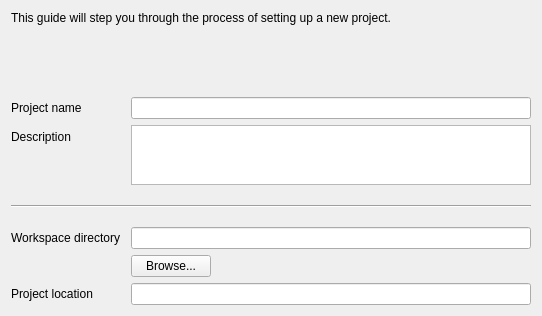
<?xml version="1.0" encoding="UTF-8"?>
<ui version="4.0">
 <class>GeneralPage</class>
 <widget class="QWizardPage" name="GeneralPage">
  <property name="geometry">
   <rect>
    <x>0</x>
    <y>0</y>
    <width>542</width>
    <height>316</height>
   </rect>
  </property>
  <property name="windowTitle">
   <string>WizardPage</string>
  </property>
  <layout class="QFormLayout" name="formLayout">
   <property name="fieldGrowthPolicy">
    <enum>QFormLayout::ExpandingFieldsGrow</enum>
   </property>
   <property name="horizontalSpacing">
    <number>10</number>
   </property>
   <item row="0" column="0" colspan="2">
    <widget class="QLabel" name="label">
     <property name="text">
      <string>This guide will step you through the process of setting up a new project.</string>
     </property>
     <property name="scaledContents">
      <bool>false</bool>
     </property>
     <property name="wordWrap">
      <bool>true</bool>
     </property>
    </widget>
   </item>
   <item row="1" column="0" colspan="2">
    <spacer name="verticalSpacer">
     <property name="orientation">
      <enum>Qt::Vertical</enum>
     </property>
     <property name="sizeHint" stdset="0">
      <size>
       <width>20</width>
       <height>40</height>
      </size>
     </property>
    </spacer>
   </item>
   <item row="2" column="0">
    <widget class="QLabel" name="label_2">
     <property name="text">
      <string>Project name</string>
     </property>
    </widget>
   </item>
   <item row="2" column="1">
    <widget class="QLineEdit" name="lineEditName">
     <property name="text">
      <string notr="true"/>
     </property>
     <property name="maxLength">
      <number>200</number>
     </property>
    </widget>
   </item>
   <item row="3" column="0">
    <widget class="QLabel" name="label_3">
     <property name="text">
      <string>Description</string>
     </property>
    </widget>
   </item>
   <item row="3" column="1">
    <widget class="QTextEdit" name="textEditDescription">
     <property name="maximumSize">
      <size>
       <width>16777215</width>
       <height>60</height>
      </size>
     </property>
     <property name="html">
      <string notr="true">&lt;!DOCTYPE HTML PUBLIC &quot;-//W3C//DTD HTML 4.0//EN&quot; &quot;http://www.w3.org/TR/REC-html40/strict.dtd&quot;&gt;
&lt;html&gt;&lt;head&gt;&lt;meta name=&quot;qrichtext&quot; content=&quot;1&quot; /&gt;&lt;style type=&quot;text/css&quot;&gt;
p, li { white-space: pre-wrap; }
&lt;/style&gt;&lt;/head&gt;&lt;body style=&quot; font-family:'Sans Serif'; font-size:10pt; font-weight:400; font-style:normal;&quot;&gt;
&lt;table style=&quot;-qt-table-type: root; margin-top:4px; margin-bottom:4px; margin-left:4px; margin-right:4px;&quot;&gt;
&lt;tr&gt;
&lt;td style=&quot;border: none;&quot;&gt;
&lt;p style=&quot;-qt-paragraph-type:empty; margin-top:0px; margin-bottom:0px; margin-left:0px; margin-right:0px; -qt-block-indent:0; text-indent:0px;&quot;&gt;&lt;/p&gt;&lt;/td&gt;&lt;/tr&gt;&lt;/table&gt;&lt;/body&gt;&lt;/html&gt;</string>
     </property>
     <property name="acceptRichText">
      <bool>false</bool>
     </property>
    </widget>
   </item>
   <item row="4" column="0" colspan="2">
    <widget class="Line" name="line">
     <property name="minimumSize">
      <size>
       <width>0</width>
       <height>30</height>
      </size>
     </property>
     <property name="orientation">
      <enum>Qt::Horizontal</enum>
     </property>
    </widget>
   </item>
   <item row="5" column="0">
    <widget class="QLabel" name="label_4">
     <property name="text">
      <string>Workspace directory</string>
     </property>
    </widget>
   </item>
   <item row="5" column="1">
    <widget class="QLineEdit" name="lineEditWorkspace">
     <property name="text">
      <string notr="true"/>
     </property>
    </widget>
   </item>
   <item row="6" column="1">
    <widget class="QPushButton" name="pushButtonBrowse">
     <property name="sizePolicy">
      <sizepolicy hsizetype="Maximum" vsizetype="Fixed">
       <horstretch>0</horstretch>
       <verstretch>0</verstretch>
      </sizepolicy>
     </property>
     <property name="text">
      <string>Browse...</string>
     </property>
    </widget>
   </item>
   <item row="7" column="0">
    <widget class="QLabel" name="label_5">
     <property name="sizePolicy">
      <sizepolicy hsizetype="Maximum" vsizetype="Preferred">
       <horstretch>0</horstretch>
       <verstretch>0</verstretch>
      </sizepolicy>
     </property>
     <property name="text">
      <string>Project location</string>
     </property>
    </widget>
   </item>
   <item row="7" column="1">
    <widget class="QLineEdit" name="lineEditProjectLocation">
     <property name="text">
      <string notr="true"/>
     </property>
     <property name="readOnly">
      <bool>true</bool>
     </property>
    </widget>
   </item>
  </layout>
 </widget>
 <resources/>
 <connections/>
</ui>
